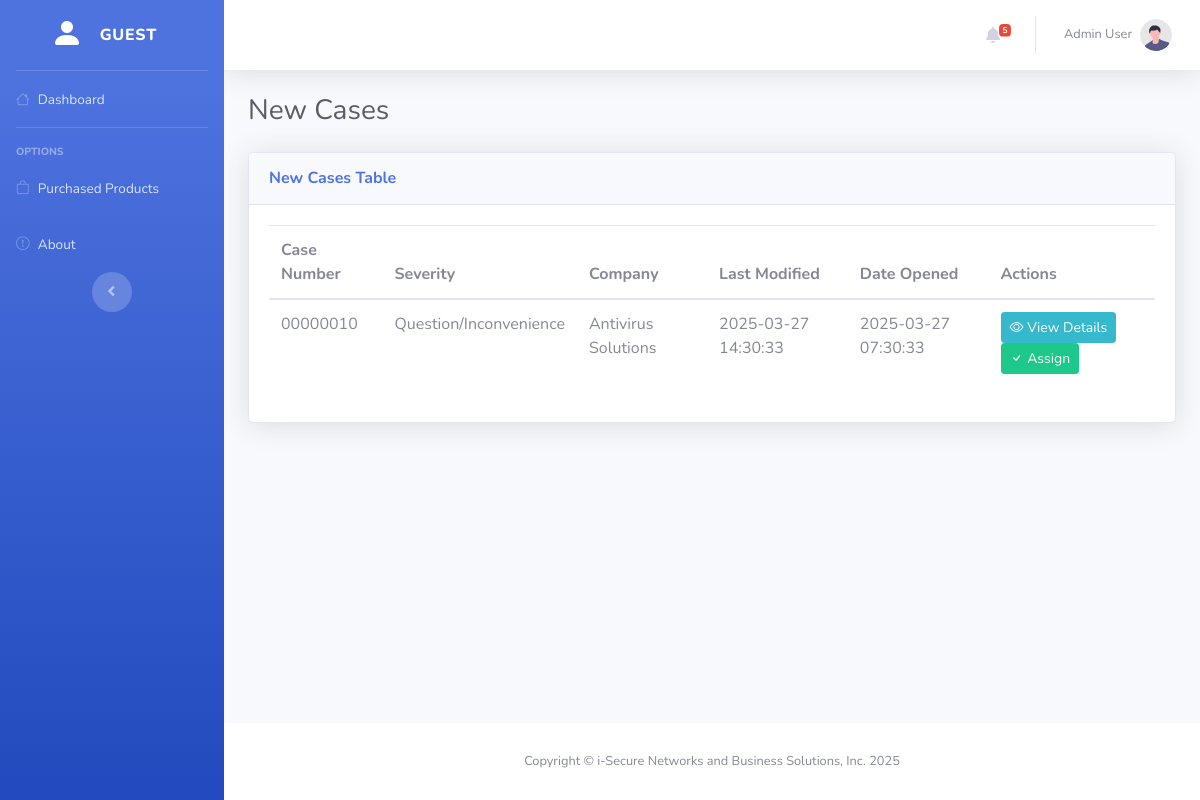
Page /administrator/new_cases.php on the earlier database version.
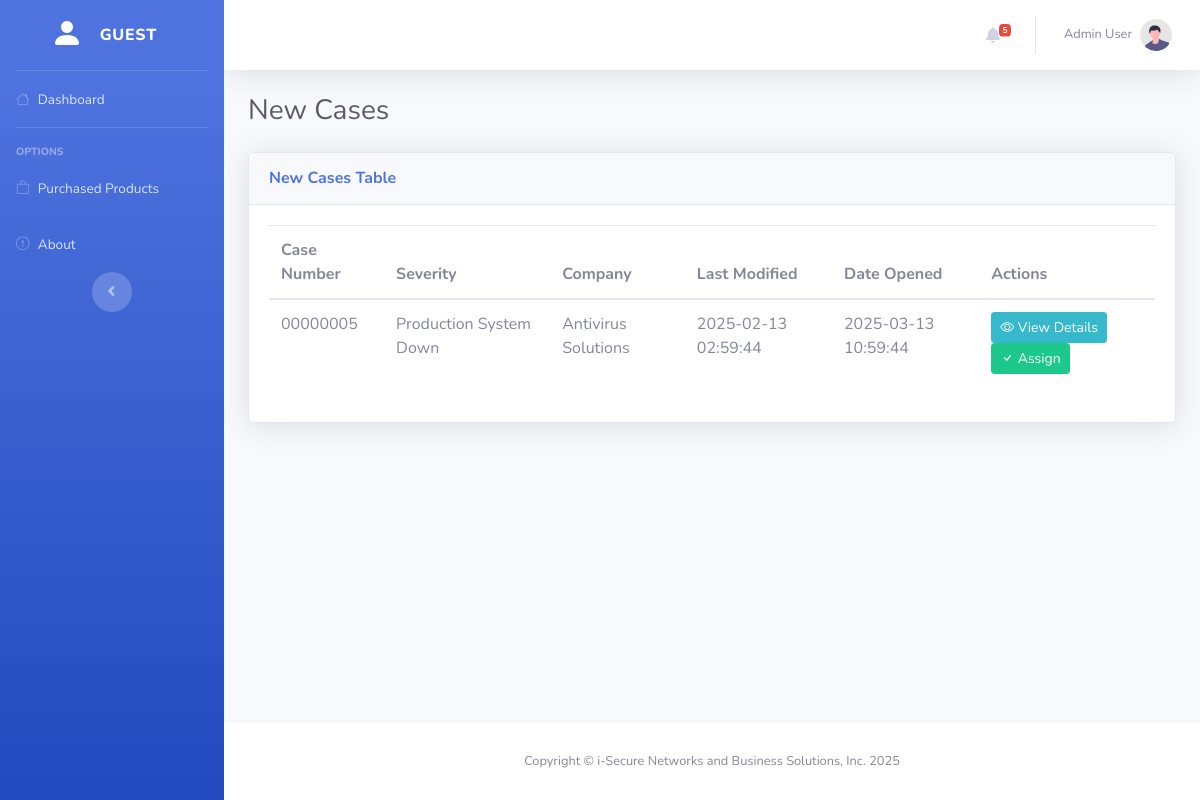
Same page on the later database version.
### tables this page shows
CREATE TABLE `cases` (
  `id` int(11) NOT NULL,
  `case_number` varchar(50) NOT NULL,
  `type` varchar(255) NOT NULL,
  `subject` text NOT NULL,
  `user_id` int(11) DEFAULT NULL,
  `product_group` varchar(255) NOT NULL,
  `product` varchar(255) NOT NULL,
  `product_version` varchar(50) NOT NULL,
  `severity` enum('Production System Down','Restricted Operations','Question/Inconvenience','') NOT NULL,
  `case_status` enum('New','Waiting in Progress','Closed','Solved') NOT NULL DEFAULT 'New',
  `attachment` varchar(255) NOT NULL,
  `case_owner` int(11) NOT NULL,
  `company` varchar(255) NOT NULL,
  `last_modified` timestamp NOT NULL DEFAULT current_timestamp() ON UPDATE current_timestamp(),
  `datetime_opened` datetime DEFAULT current_timestamp(),
  `reopen` int(11) NOT NULL
);

### fetch/new_cases.php (called while the page is built)
<?php
require_once "../config/database.php";
$getNewCases = mysqli_prepare($connection, "SELECT
c.id,
c.case_number,
c.type,
c.subject,
c.product_group,
c.product,
c.product_version,
c.severity,
c.case_status,
c.attachment,
c.company,
c.last_modified,
c.datetime_opened,
c.reopen,
u.full_name AS case_owner
FROM cases AS c
LEFT JOIN users AS u ON c.case_owner = u.id
WHERE case_status = ?");
$caseStatus = "New";
mysqli_stmt_bind_param($getNewCases, "s", $caseStatus);
mysqli_stmt_execute($getNewCases);
$getNewCasesResult = mysqli_stmt_get_result($getNewCases);
$newCasesTable = [];
if (mysqli_num_rows($getNewCasesResult) > 0) {
    while ($row = mysqli_fetch_assoc($getNewCasesResult)) {
        $newCasesTable[] = $row;
    }
}

### administrator/new_cases.php (the view, shortened to what the changed rows need)
<?php
$pageTitle = "New Cases";
require_once "../fetch/new_cases.php";
require_once "../fetch/engineers.php";
?>
<!DOCTYPE html>
<html lang="en">
<head>
    <?php include_once "../components/head.php" ?>
    <link rel="stylesheet" href="https://cdn.datatables.net/2.2.2/css/dataTables.bootstrap4.css">
    <link rel="stylesheet" href="https://cdn.jsdelivr.net/npm/bootstrap-icons@1.7.2/font/bootstrap-icons.css">
</head>
<body id="page-top">
    <div id="wrapper">
        <div id="content-wrapper" class="d-flex flex-column">
            <div id="content">
            <div class="container-fluid">
                    <div class="d-sm-flex align-items-center justify-content-between mb-4">
                        <h1 class="h3 mb-0 text-gray-800"><?= htmlspecialchars($pageTitle) ?></h1>
                        </div>
                    <div class="card shadow mb-4">
                        <div class="card-body">
                            <div class="table-responsive">
                                <table class="table" id="table">
                                    <thead>
                                        <tr>
                                            <th>Case Number</th>
                                            <th>Severity</th>
                                            <th>Company</th>
                                            <th>Last Modified</th>
                                            <th>Date Opened</th>
                                            <th>Actions</th>
                                        </tr>
                                    </thead>
                                    <tbody>
                                        <?php
                                        foreach ($newCasesTable as $row) {
                                            $caseId = htmlspecialchars($row["id"]);
                                            $caseNumber = htmlspecialchars($row["case_number"]);
                                            $type = htmlspecialchars($row["type"]);
                                            $subject = htmlspecialchars($row["subject"]);
                                            $productGroup = htmlspecialchars($row["product_group"]);
                                            $product = htmlspecialchars($row["product"]);
                                            $productVersion = htmlspecialchars($row["product_version"]);
                                            $severity = htmlspecialchars($row["severity"]);
                                            $caseOwner = htmlspecialchars($row["case_owner"]);
                                            $company = htmlspecialchars($row["company"]);
                                            $lastModified = htmlspecialchars($row["last_modified"]);
                                            $datetimeOpened = htmlspecialchars($row["datetime_opened"]);
                                            $viewDetailsButton = '<button
                                                type="button"
                                                class="btn btn-info btn-sm view-details-btn"
                                                data-toggle="modal"
                                                data-target="#caseDetailsModal"
                                                data-id="' . $caseId . '"
                                                data-case-number="' . $caseNumber . '"
                                                data-type="' . $type . '"
                                                data-subject="' . $subject . '"
                                                data-product-group="' . $productGroup . '"
                                                data-product="' . $product . '"
                                                data-product-version="' . $productVersion . '"
                                                data-severity="' . $severity . '"
                                                data-case-owner="' . $caseOwner . '"
                                                data-company="' . $company . '"
                                                data-last-modified="' . $lastModified . '"
                                                data-datetime-opened="' . $datetimeOpened . '">
                                                <i class="bi bi-eye"></i> View Details
                                            </button>';
                                            $assignButton = '<button
                                                type="button"
                                                class="btn btn-success btn-sm accept-button"
                                                data-toggle="modal"
                                                data-target="#assignCase"
                                                data-case-id="' . $caseId . '">
                                                <i class="bi bi-check"></i> Assign
                                            </button>';
                                            echo "<tr>";
                                            echo "<td>" . $caseNumber . "</td>";
                                            echo "<td>" . $severity . "</td>";
                                            echo "<td>" . $company . "</td>";
                                            echo "<td>" . $lastModified . "</td>";
                                            echo "<td>" . $datetimeOpened . "</td>";
                                            echo "<td class='action-buttons'>" . $viewDetailsButton . $assignButton . "</td>";
                                            echo "</tr>";
                                        }
                                        ?>
                                    </tbody>
                                </table>
                            </div>
                        </div>
                    </div>
                </div>
                </div>
            </div>
        </div>
</body>
</html>

Differences in the rows shown:
removed cases: case_number "00000010", severity "Question/Inconvenience", company "Antivirus Solutions", last_modified "2025-03-27 14:30:33", datetime_opened "2025-03-27 07:30:33"
now on this page (row edited): cases: case_number "00000005", severity "Production System Down", company "Antivirus Solutions", last_modified "2025-02-13 02:59:44", datetime_opened "2025-03-13 10:59:44"
